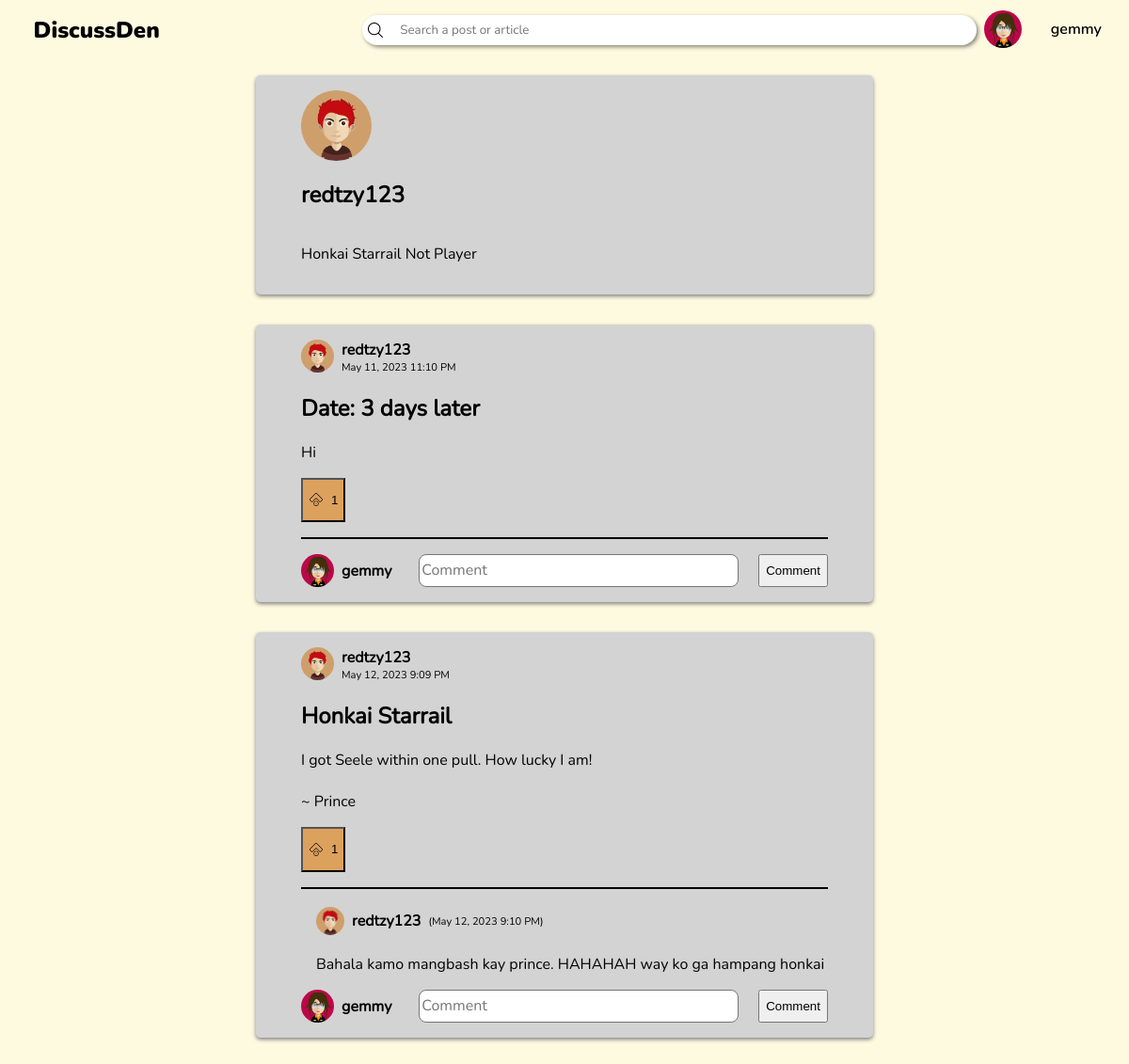
Screenshot of /profile-visit.php?user_id=2 (signed in) with the database file from the repository.
### tables this page shows
CREATE TABLE users (user_id INTEGER PRIMARY KEY AUTOINCREMENT, username TEXT UNIQUE NOT NULL, password TEXT NOT NULL, recent_searches, description TEXT DEFAULT "The user does not have a description" NOT NULL, profile_src TEXT DEFAULT black NOT NULL ON CONFLICT REPLACE);

CREATE TABLE posts (id INTEGER PRIMARY KEY AUTOINCREMENT NOT NULL UNIQUE, user_id INTEGER REFERENCES users (user_id) NOT NULL, title TEXT NOT NULL, content TEXT NOT NULL, date, likes);

CREATE TABLE comments (comment_id INTEGER PRIMARY KEY AUTOINCREMENT UNIQUE NOT NULL, post_id INTEGER REFERENCES posts (id) ON DELETE NO ACTION NOT NULL, name TEXT, content TEXT NOT NULL, date);

### profile-visit.php (the view, shortened to what this page needs)
<!DOCTYPE html>
<html lang="en">
<head>
    <link rel="stylesheet" href="header.css">
    <link rel="stylesheet" href="post-boxes.css">
</head>
<body>
    <?php
        include "header.php";
        $stmt = $db -> prepare('SELECT * FROM users WHERE user_id = :user');
        $stmt -> bindParam(':user', $_GET['user_id']);
        $stmt -> execute();
        $user = $stmt -> fetch(PDO::FETCH_ASSOC);
        $user_name = $user['username'];
        $user_description = $user['description']
    ?>
    <section class="post-section" style="margin-top:3rem">
        <div class="post-container">
            <svg width=75 height=75>
                <defs>
                    <clipPath id="avatar-clip" clipPathUnits="objectBoundingBox" >
                        <circle cx=0.5 cy=0.5 r=0.5 />
                    </clipPath>
                </defs>
                <image href="<?php echo $user['profile_src'] ?>" width=100% height=100% clip-path="url(#avatar-clip)" />
            </svg>
            <h2 class="username"><?php echo $user_name ?></h2>
            <p><?php echo $user_description ?></p>
        </div>
        <?php
        $stmt = $db -> prepare('SELECT * FROM posts WHERE user_id = :user');
        $stmt -> bindParam(':user', $_GET['user_id']);
        $stmt -> execute();
        $posts = $stmt -> fetchAll(PDO::FETCH_ASSOC);
        foreach (array_reverse($posts) as $post) {
            $stmt = $db -> prepare('SELECT * FROM users WHERE user_id = :userID');
            $stmt -> bindParam(':userID', $post['user_id'], PDO::PARAM_INT);
            $stmt -> execute();
            $post_user = $stmt -> fetch(PDO::FETCH_ASSOC);
            echo    '<div class="post-container">
                        <div class="post-user">
                            <svg width=35 height=35>
                                <image href="' . $post_user['profile_src'] . '" x=0 y=0 width=35 height=35 clip-path="url(#avatar-clip)" />
                            </svg>
                            <h4 class="username">' . $post_user['username'] . '</h4>
                            <p>' . $post['date'] . '</p>
                        </div>
                        <div class="post-content">
                            <h2>' . $post['title'] . '</h2>
                            <p>' . $post['content'] . '</p>';
            if (isset($_SESSION['username'])) {
                echo '<button class="like" data-id="' . $post['id'] . '">';
                if (($likes = json_decode($post['likes'])) !== NULL) {
                    echo '<p class="likes">' . count(json_decode($post['likes'])) . '</p>';
                }
                    echo '<img class="like-state" ';
                        if(!((array_search($_SESSION['username'], json_decode($post['likes']))) === false)) {
                            echo 'src="img/upvote-filled.png"';
                        } else {
                            echo 'src="img/upvote-nofill.png"';
                        }
                    echo '/>
                </button>';
            } else {
                echo '<button disabled>Like</button>';
            }
            echo '</div><hr>';
            $stmt = $db -> prepare('SELECT * FROM comments WHERE post_id = :post_id');
            $stmt -> bindParam(':post_id', $post['id'], PDO::PARAM_INT);
            $stmt -> execute();
            $comments = $stmt -> fetchAll(PDO::FETCH_ASSOC);
            foreach ($comments as $comment) {
                $stmt = $db -> prepare('SELECT * FROM users WHERE username = :user');
                $stmt -> bindParam(':user', $comment['name'], PDO::PARAM_STR);
                $stmt -> execute();
                $comment_user = $stmt -> fetch(PDO::FETCH_ASSOC);
                echo    '<div class="comment-container">
                            <div>
                                <svg width=30 height=30>
                                    <image href="' . $comment_user['profile_src'] . '" width=100% height=100% clip-path="url(#avatar-clip)" />
                                </svg>';
                                echo '<h4 class="username">' . $comment['name'] . '</h4>';
                                echo '<p>(' . $comment['date'] . ')</p>
                            </div>
                            <p>' . $comment['content'] . '</p>
                        </div>';
            }
            echo '
                    <form class="comment-box">
                        <input type="hidden" name="post_id" value="' . $post['id'] . '">
                ';
            if (isset($_SESSION['username'])) {
                echo '
                        <input type="hidden" name="username" value="' . $_SESSION['username'] . '">
                        <div>
                            <svg width=35 height=35>
                                <image href="' . $user_profile . '" width=100% height=100% clip-path="url(#avatar-clip)" />
                            </svg>
                            <h4 class="username">' . $_SESSION['username'] . '</h4>
                        </div>
                        <textarea name="comment" placeholder="Comment"></textarea>
                        <input type="submit" value="Comment">
                        ';
            } else {
                echo '
                        <input type="hidden" name="username" value="Anonymous">
            '; }
            echo '</form></div>';
        }
    ?>
    </section>
</body>
</html>

### header.css (style rules this page uses)
html { color-scheme: light dark; }
body { --dark-color-1: #283618; --dark-color-2: #606c38; --medium-color: #bc6c25; --light-color-1: #dda15e; --light-color-2: #fefae0; background-color: var(--light-color-2); margin: 0; overflow-y: overlay; }

### post-boxes.css (style rules this page uses)
h4.username { margin: 0; margin-inline: 0.5rem; }
.post-section { width: calc(100% - 30rem); display: flex; flex-direction: column; margin-inline: auto; margin-bottom: 2rem; --dark-color-1: #283618; --dark-color-2: #606c38; --medium-color: #bc6c25; --light-color-1: #dda15e; --light-color-2: #fefae0; }
.post-container { background-color: lightgray; display: flex; flex-direction: column; position: relative; margin: 2rem 2rem 0; padding: 1rem 3rem; border-radius: 0.3rem; box-shadow: 0 2px 4px 0 gray; font-family: nunito-reg; overflow-x: hidden; }
.post-container hr { border: none; width: 100%; height: 2px; background-color: black; margin-block: 1rem; }
.post-user { display: grid; grid-template-rows: auto auto; grid-template-columns: auto auto; width: fit-content; }
.post-user * { grid-column: 2; margin: 0; }
.post-user svg { grid-column: 1; grid-row: 1 / span 2; }
.post-user p { font-size: 0.7rem; margin-left: 0.5rem; }
button.like { display: flex; flex-direction: row-reverse; align-items: center; column-gap: 0.5rem; background-color: var(--light-color-1); }
img.like-state { max-width: 1rem; }
.comment-container { margin-left: 1rem; }
.comment-container div { display: flex; align-items: center; }
.comment-container div p { font-size: 0.7rem; }
form.comment-box { display: flex; align-items: flex-end; --height: 35px; }
form.comment-box div { display: flex; align-items: center; }
form.comment-box input[type="submit"] { height: var(--height); }
form.comment-box textarea { resize: none; margin-inline: 1.3rem; border-radius: 0.5rem; padding-block: calc(var(--height) / 7); flex-grow: 1; box-sizing: border-box; overflow-y: hidden; height: var(--height); min-height: var(--height); font-family: nunito-reg; font-size: 1rem; }

### rows the page displays
users: username "redtzy123", description "Honkai Starrail Not Player"
posts: user.username "redtzy123", date "May 11, 2023 11:10 PM", title "Date: 3 days later", content "Hi", likes "1"
posts: user.username "redtzy123", date "May 12, 2023 9:09 PM", title "Honkai Starrail", content "I got Seele within one pull. How lucky I am! ~ Prince", likes "1"
comments: name "redtzy123", date "May 12, 2023 9:10 PM", content "Bahala kamo mangbash kay prince. HAHAHAH way ko ga hampang honkai"

### other values shown
$_SESSION['username'] "gemmy"
